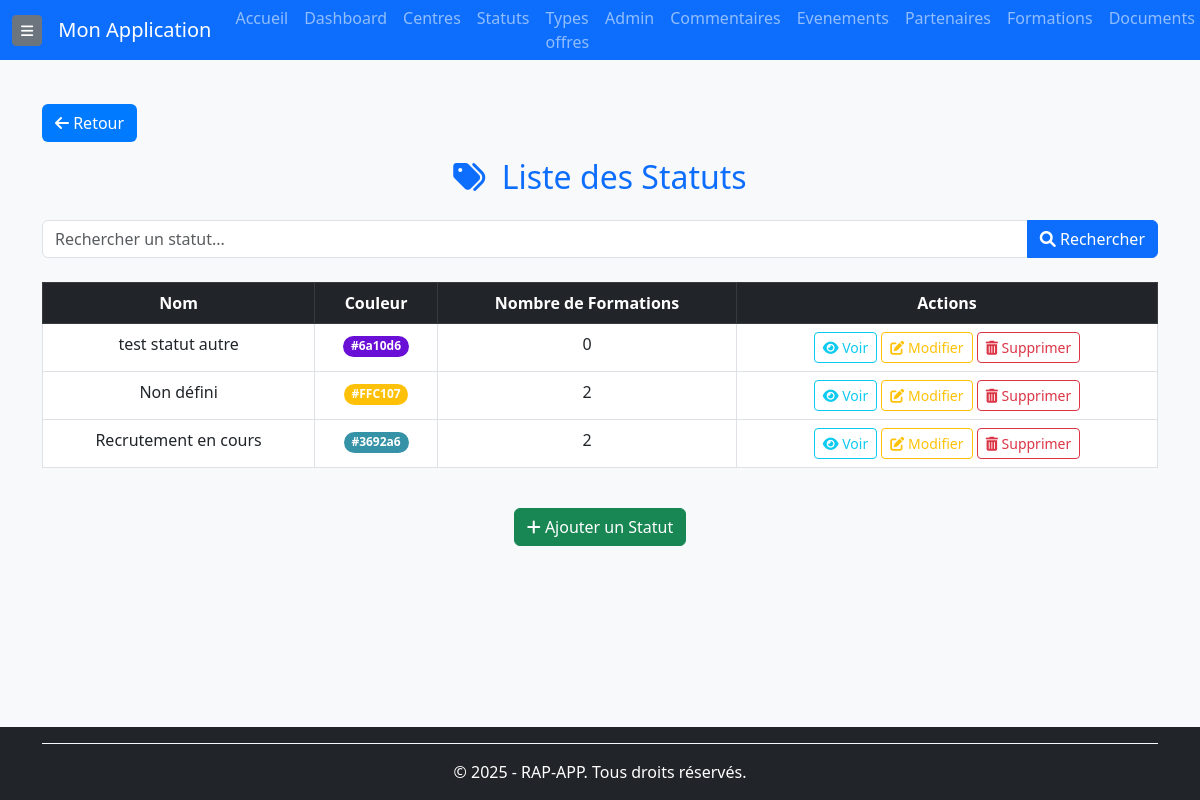
Before: /statuts/ (signed in) with the older database file.
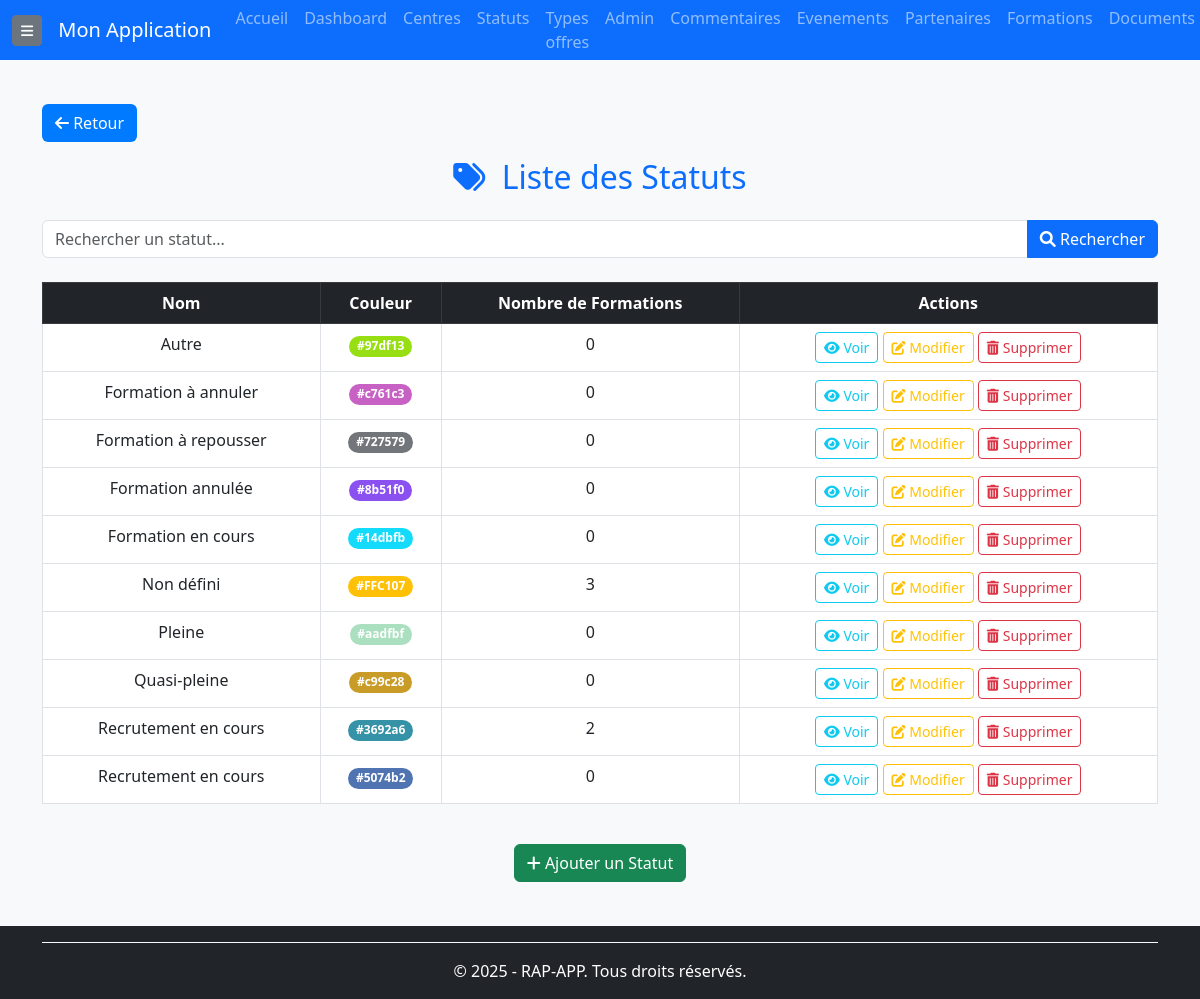
After: the same page with the newer database file.
### rap_app/models/statut.py (models this page shows, shortened)
class Statut(BaseModel):
    NON_DEFINI = 'non_defini'
    RECRUTEMENT_EN_COURS = 'recrutement_en_cours'
    FORMATION_EN_COURS = 'formation_en_cours'
    FORMATION_A_ANNULER = 'formation_a_annuler'
    FORMATION_A_REPOUSSER = 'formation_a_repousser'
    FORMATION_ANNULEE = 'formation_annulee'
    PLEINE = 'pleine'
    QUASI_PLEINE = 'quasi_pleine'
    AUTRE = 'autre'
    STATUT_CHOICES = [
        (NON_DEFINI, 'Non défini'),
        (RECRUTEMENT_EN_COURS, 'Recrutement en cours'),
        (FORMATION_EN_COURS, 'Formation en cours'),
        (FORMATION_A_ANNULER, 'Formation à annuler'),
        (FORMATION_A_REPOUSSER, 'Formation à repousser'),
        (FORMATION_ANNULEE, 'Formation annulée'),
        (PLEINE, 'Pleine'),
        (QUASI_PLEINE, 'Quasi-pleine'),
        (AUTRE, 'Autre'),
    ]
    nom = models.CharField(
        max_length=100,
        choices=STATUT_CHOICES,
        verbose_name="Nom du statut"
    )
    """
    Nom du statut, avec des choix prédéfinis.
    """
    couleur = models.CharField(
        max_length=7,  # Format #RRGGBB
        verbose_name="Couleur",
        help_text="Couleur hexadécimale (ex: #FF5733)",
        blank=True  # Permet d'assigner une couleur par défaut si vide
    )
    """
    Code couleur associé au statut.
    Exemple : `#FF0000` pour rouge, `#00FF00` pour vert.
    Si ce champ est vide, une couleur prédéfinie selon le type de statut sera attribuée.
    """
    description_autre = models.CharField(
        max_length=255,
        blank=True,
        null=True,
        verbose_name="Description personnalisée"
    )
    """
    Permet de renseigner une description si le statut sélectionné est "Autre".
    Obligatoire si le statut est `AUTRE`.
    """
    def get_nom_display(self):
        if self.nom == self.AUTRE and self.description_autre:
            return self.description_autre  # ✅ Retourne la description si le statut est "Autre"
        return dict(self.STATUT_CHOICES).get(self.nom, self.nom)  # ✅ Sinon, retourne le nom normal
    class Meta:
        verbose_name = "Statut"
        verbose_name_plural = "Statuts"
        ordering = ['nom']

### rap_app/views/statuts_views.py (the view, shortened to what this page needs)
# urls.py: path('statuts/', statuts_views.StatutListView.as_view(), name='statut-list'),
class StatutListView(BaseListView):
    model = Statut
    context_object_name = 'statuts'
    template_name = 'statuts/statut_list.html'  # ✅ Ajout du chemin du template
    def get_queryset(self):
        queryset = super().get_queryset().annotate(
            nb_formations=Count('formations')
        )
        q = self.request.GET.get('q')
        if q:
            queryset = queryset.filter(nom__icontains=q)
        return queryset.order_by('nom')
    def get_context_data(self, **kwargs):
        context = super().get_context_data(**kwargs)
        context['filters'] = {
            'q': self.request.GET.get('q', ''),
        }
        return context

### rap_app/templates/statuts/statut_list.html
{% extends "base.html" %}
{% block content %}
<div class="container mt-4">
    {% include "composants/bouton_retour.html" %}
    <h2 class="text-primary text-center mb-4"><i class="fas fa-tags me-2"></i> Liste des Statuts</h2>
    <form method="get" class="mb-4">
        <div class="input-group">
            <input type="text" name="q" class="form-control" placeholder="Rechercher un statut..." value="{{ filters.q }}">
            <button type="submit" class="btn btn-primary"><i class="fas fa-search"></i> Rechercher</button>
        </div>
    </form>
    <div class="table-responsive">
        <table class="table table-hover table-bordered text-center">
            <thead class="table-dark">
                <tr>
                    <th>Nom</th>
                    <th>Couleur</th>
                    <th>Nombre de Formations</th>
                    <th>Actions</th>
                </tr>
            </thead>
            <tbody>
                {% for statut in statuts %}
                <tr>
                    <td>{{ statut.get_nom_display }}</td>
                    <td>
                        <span class="badge rounded-pill text-white" style="background-color: {{ statut.couleur }};">
                            {{ statut.couleur }}
                        </span>
                    </td>
                    <td>{{ statut.nb_formations }}</td>
                    <td>
                        <a href="{% url 'statut-detail' statut.pk %}" class="btn btn-outline-info btn-sm">
                            <i class="fas fa-eye"></i> Voir
                        </a>
                        <a href="{% url 'statut-update' statut.pk %}" class="btn btn-outline-warning btn-sm">
                            <i class="fas fa-edit"></i> Modifier
                        </a>
                        <a href="{% url 'statut-delete' statut.pk %}" class="btn btn-outline-danger btn-sm">
                            <i class="fas fa-trash-alt"></i> Supprimer
                        </a>
                    </td>
                </tr>
                {% empty %}
                <tr>
                    <td colspan="4" class="text-center text-muted">
                        <i class="fas fa-info-circle"></i> Aucun statut trouvé.
                    </td>
                </tr>
                {% endfor %}
            </tbody>
        </table>
    </div>
    <div class="text-center mt-4">
        <a href="{% url 'statut-create' %}" class="btn btn-success">
            <i class="fas fa-plus"></i> Ajouter un Statut
        </a>
    </div>
</div>
{% endblock %}

Changed rows visible on the page:
removed Statut: nom "test statut autre", couleur "#6a10d6", nb_formations "0"
added Statut: nom "Autre", couleur "#97df13", nb_formations "0"
added Statut: nom "Formation à annuler", couleur "#c761c3", nb_formations "0"
added Statut: nom "Formation à repousser", couleur "#727579", nb_formations "0"
added Statut: nom "Formation annulée", couleur "#8b51f0", nb_formations "0"
added Statut: nom "Formation en cours", couleur "#14dbfb", nb_formations "0"
computed for Statut "Non défini": nb_formations "2" → "3"
added Statut: nom "Pleine", couleur "#aadfbf", nb_formations "0"
added Statut: nom "Quasi-pleine", couleur "#c99c28", nb_formations "0"
added Statut: nom "Recrutement en cours", couleur "#5074b2", nb_formations "0"
